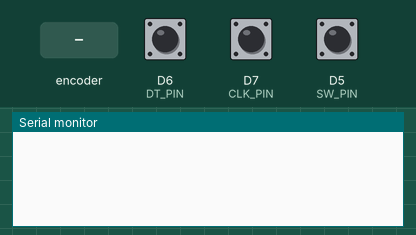
Simulated run of this sketch. Board: ESP8266 (NodeMCU). Shown: the last lines printed to the serial monitor. Inputs (shaded band) come from the test bench; at power-on: D5 (SW_PIN) HIGH, D6 (DT_PIN) HIGH, D7 (CLK_PIN) HIGH.

Above: at 1.2 s.
1.3 s: rotary encoder on D7 (CLK_PIN) / D6 (DT_PIN) turned 1 step (first pin leading)
At 2.3 s:
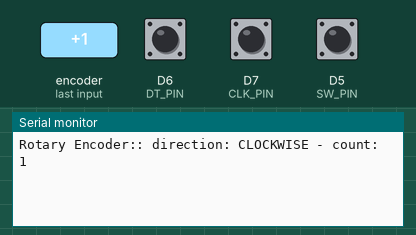
3.0 s: D5 (SW_PIN) pulled LOW for 0.15 s
At 3.6 s:
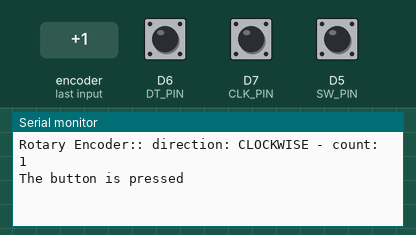
4.6 s: rotary encoder on D7 (CLK_PIN) / D6 (DT_PIN) turned 2 steps (second pin leading)
At 5.9 s:
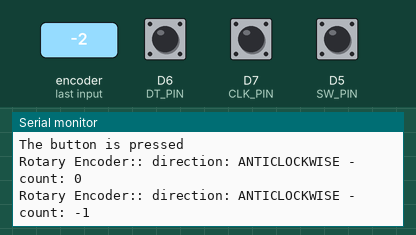

Measured:
- after the input at 1.3 s, the serial monitor: prints a new line after 0.05 s (image 1)
- after the input at 3.0 s, the serial monitor: prints a new line after 0.05 s (image 2)
- after the input at 4.6 s, the serial monitor: prints a new line after 0.08 s (image 3)

The sketch:

esp_encoder.ino
```cpp
/*
 * This ESP8266 NodeMCU code was developed by newbiely.com
 *
 * This ESP8266 NodeMCU code is made available for public use without any restriction
 *
 * For comprehensive instructions and wiring diagrams, please visit:
 * https://newbiely.com/tutorials/esp8266/esp8266-rotary-encoder
 */

#include <ezButton.h>  // The library to use for SW pin

#define CLK_PIN D7  // The ESP8266 pin D7 connected to the rotary encoder's CLK pin
#define DT_PIN D6   // The ESP8266 pin D6 connected to the rotary encoder's DT pin
#define SW_PIN D5   // The ESP8266 pin D5 connected to the rotary encoder's SW pin

#define DIRECTION_CW 0   // clockwise direction
#define DIRECTION_CCW 1  // counter-clockwise direction

int counter = 0;
int direction = DIRECTION_CW;
int CLK_state;
int prev_CLK_state;

ezButton button(SW_PIN);  // create ezButton object for pin 7;

void setup() {
  Serial.begin(9600);

  // Configure encoder pins as inputs
  pinMode(CLK_PIN, INPUT);
  pinMode(DT_PIN, INPUT);
  button.setDebounceTime(50);  // set debounce time to 50 milliseconds

  // read the initial state of the rotary encoder's CLK pin
  prev_CLK_state = digitalRead(CLK_PIN);
}

void loop() {
  button.loop();  // MUST call the loop() function first

  // read the current state of the rotary encoder's CLK pin
  CLK_state = digitalRead(CLK_PIN);

  // If the state of CLK is changed, then pulse occurred
  // React to only the rising edge (from LOW to HIGH) to avoid double count
  if (CLK_state != prev_CLK_state && CLK_state == HIGH) {
    // if the DT state is HIGH
    // The encoder is rotating in counter-clockwise direction => decrease the counter
    if (digitalRead(DT_PIN) == HIGH) {
      counter--;
      direction = DIRECTION_CCW;
    } else {
      // The encoder is rotating in clockwise direction => increase the counter
      counter++;
      direction = DIRECTION_CW;
    }

    Serial.print("Rotary Encoder:: direction: ");
    if (direction == DIRECTION_CW)
      Serial.print("CLOCKWISE");
    else
      Serial.print("ANTICLOCKWISE");

    Serial.print(" - count: ");
    Serial.println(counter);
  }

  // save last CLK state
  prev_CLK_state = CLK_state;

  if (button.isPressed()) {
    Serial.println("The button is pressed");
  }
}
```
